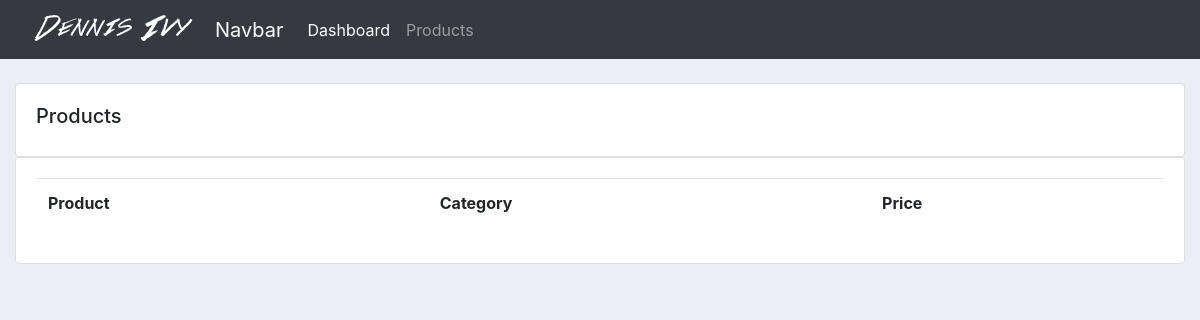
The app's page /product/, older data.
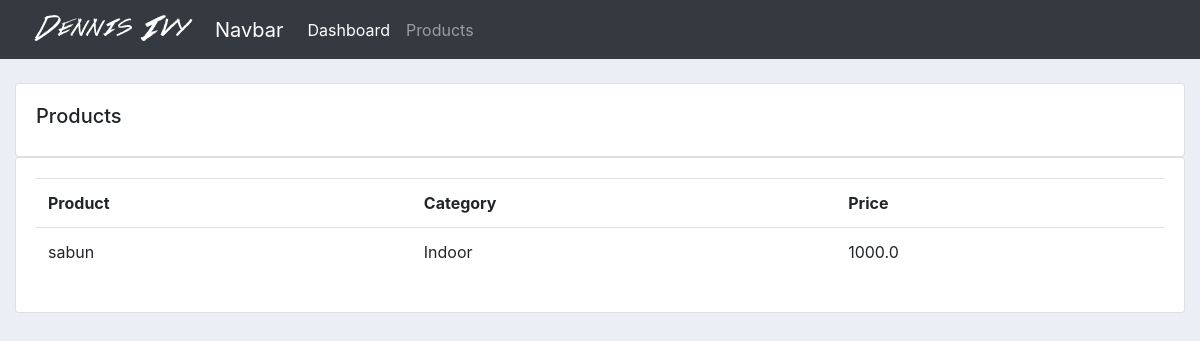
The same page, newer data.
### accounts/models.py (models this page shows, shortened)
class Product(models.Model):
    CATEGORY = (
        ('Indoor', 'Indoor'),
        ('Out Door', 'Out Door'),
    )
    name = models.CharField(max_length=200, null=True)
    price = models.FloatField(null=True)
    category = models.CharField(max_length=200, null=True, choices=CATEGORY)
    description = models.CharField(max_length=200, null=True)
    date_created = models.DateTimeField(auto_now_add=True, null=True)
    tags = models.ManyToManyField(Tag)

### accounts/views.py (the view)
# urls.py: path('product/', views.products, name="products"),
def products(request):
    products = Product.objects.all()
    return render(request, 'accounts/products.html', {'products': products})

### accounts/templates/accounts/products.html
{%  extends 'accounts/main.html' %}
{% block content %}
		<br>
		<div class="row">
			<div class="col-md">
				<div class="card card-body">
					<h5>Products</h5>
				</div>
				<div class="card card-body">
					<table class="table">
						<tr>
							<th>Product</th>
							<th>Category</th>
							<th>Price</th>
						</tr>
                        {% for product in products %}
                            <tr>
                                <td>{{ product.name }}</td>
                                <td>{{ product.category }}</td>
                                <td>{{ product.price }}</td>
                            </tr>
                        {% endfor %}
					</table>
				</div>
			</div>
		</div>
{% endblock content %}

Row changes from the older to the newer data that the page shows:
added Product: name "sabun", category "Indoor", price "1000.0"
